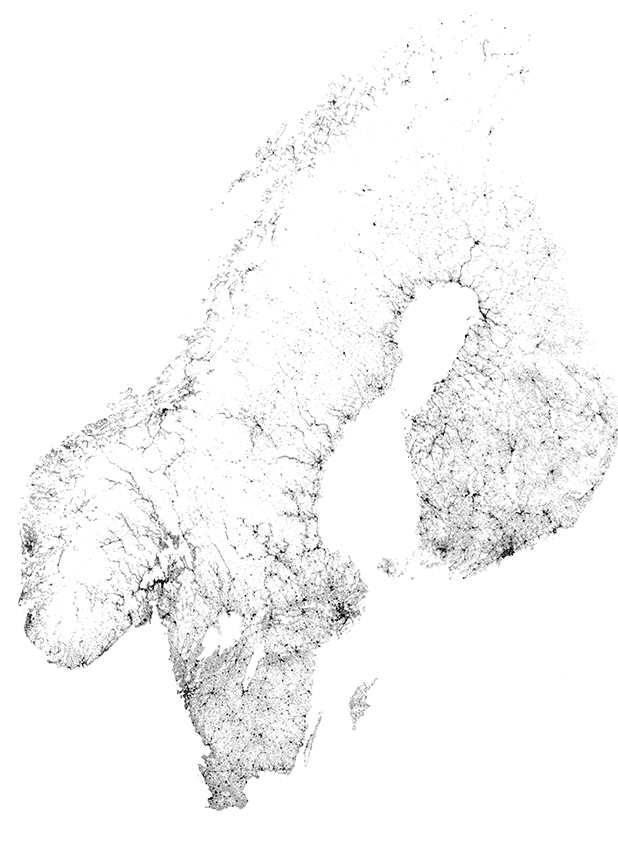
#> input picture Lab5-Comp-Model/outbreak-science-extra/epi/assets/popdens2.png, 618 x 859 px
$ jupyter execute --allow-errors simulitis-outbreak.ipynb   (shell and % lines are left out)
#> lines starting #> are read from the running program, lines starting #| are printed output that depends on the picture; after the words box and inside, x2 and y2 are one past the last pixel; in counts of white or black regions, pixels touching at a corner belong together
# Outbreak  of _simulitis_ and the SIR model

ver. 20200426 A.Lundervold  (**work in progress**)

Last updated: 2024-01-18 (using the `bmed365` conda environment)

Motivated and modified from **Max Bergren's** "[Model of a zombie outbreak in Sweden, Norway and Finland (Denmark is fine)](http://maxberggren.se/2014/11/27/model-of-a-zombie-outbreak)" (Nov 27, 2014)<br>
(https://github.com/maxberggren/blog-notebooks/blob/master/SweEbola.ipynb) and other sources.

## Learning outcome:

 - The power of Python, numerical models, and matplotlib to make interesting simulations and visualizations.


 - Numerical solution of spatio-temporal compartment models (*space* is a population density map of the Nordic countries; *time* or dynamics is the [Suceptible -> Infections -> Recovered] *SIR* epidemiological model).


 - The similarity between the **SIR model** based on epidemiological observations  (assuming "conservation of population" acroos S, I, and R), and a compartment model for **[glomerular filtration rate (GFR) model](https://github.com/arvidl/functional-kidney-imaging/blob/master/syllabus-eposter-esmrmb2016/lundervold_measurment_of_renal_perfusion_and_filtration_esmrmb_vienna_20160929_eposter_pptx.pdf)** for the kidney based on DCE-MRI and tracer kinetics (assuming "conservation of mass" across anatomical compartments).

## Theory

Inspired by Jason Cole at [Almost Looks Like Work](https://jasmcole.com) [[Going viral](http://jasmcole.com/2014/10/19/going-viral)] Max Berggren wanted to take on some modeling of disease spread. Note that this model has no claim what so ever on reflecting reality and is not to be mistaken for the Ebola epidemic in West Africa or the COVID-19. On the contrary, it's more to be viewed as some sort of fictional _simulitis_ outbreak. That said, let's assume:

Each member of the population typically progresses from **susceptible** ($S$) to **infectious** ($I$) to **recovered** ($R$). This can be shown as a flow diagram in which the boxes represent the different **compartments** and the arrows the **transition** between compartments, i.e.

Such **compartment model** is dynamic in that the numbers in each compartment may fluctuate over time. Moreover, the dynamics of an epidemic, for example the flu (or measles in the UK prior to the introduction of a vaccine in 1968), are often much faster than the dynamics of birth and death, therefore, birth and death are often omitted in simple compartmental models. The SIR system without so-called vital dynamics (birth and death, sometimes called demography) described above can be expressed by the following **set of coupled ordinary differential equations (ODEs)**:

$$
\begin{align}
u(t) & = \begin{pmatrix} S(t) \\ I(t) \\ R(t) \end{pmatrix} & f(u)   = u'(t) = \begin{pmatrix} S' \\ I' \\ R' \end{pmatrix}  = \begin{pmatrix}
  -\frac{\beta I(t) S(t)}{N}  \\
  \frac{\beta I(t) S(t)}{N} - \gamma I  \\
 \gamma I(t)
\end{pmatrix}
\end{align}
$$

where $S(t)$ is the stock of susceptible population at time $t$, $I(t)$ is the stock of infected at time $t$, $R(t)$ is the stock of recovered population at time $t$, and $N \equiv S(t)+I(t)+R(t)$ the sum of these three. The time derivatives are denoted $S'=\frac{dS(t)}{dt}$, $I'=\frac{dI(t)}{dt}$, $R'=\frac{dR(t)}{dt}$. <br>

Between compartments $S$ and $I$, the **transition rate** is $\beta I/N$, where $\beta = E p$ is the average number of contacts per person per time ($E$, exposure), multiplied by the probability ($p$) of disease transmission in a contact between a susceptible and an infectious subject, and $I/N$ is the fraction of contact occurrences that involve an infectious individual.<br>

Between compartments $I$ and $R$, the **transition rate** is $\gamma$ (simply the *rate of recovery* or *mortality*, that is, number of recovered or dead during one time unit (typically one day) divided by the total number of infected on that same day). If the *duration of the infection* is denoted $D$, then $\gamma = 1/D$, since an individual experiences one recovery (or death) in $D$ units of time. In the _simulitis_ implementation, we might later normalize the population setting $N \equiv 1$.

## Part 1
### The SIR epidemic 'simulitis' model according to "Learning Scientific Programming with Python"  [[link](https://scipython.com)]

(https://scipython.com/book/chapter-8-scipy/additional-examples/the-sir-epidemic-model)
**using [`odeint`](https://docs.scipy.org/doc/scipy-0.17.0/reference/generated/scipy.integrate.odeint.html) in the [`scipy` library](https://scipy.org/scipylib)**

[cell 1]
# Define our Python environment / libraries
import numpy as np
from scipy.integrate import odeint
import matplotlib.pyplot as plt


# Total population, N.
N = 1000
# Initial number of infected and recovered individuals, I0 and R0.
I0, R0 = 1, 0
# Everyone else, S0, is susceptible to infection initially.
S0 = N - I0 - R0
# Contact rate, beta, and mean recovery rate, gamma, (in 1/days).
beta, gamma = 0.4, 1./14
# A grid of time points (in days)
t = np.linspace(0, 160, 160)

# The SIR model differential equations.
def deriv(y, t, N, beta, gamma):
    S, I, R = y
    dSdt = -beta * S * I / N
    dIdt = beta * S * I / N - gamma * I
    dRdt = gamma * I
    return dSdt, dIdt, dRdt

# Initial conditions vector
y0 = S0, I0, R0
# Integrate the SIR equations over the time grid, t.
ret = odeint(deriv, y0, t, args=(N, beta, gamma))
S, I, R = ret.T

[cell 2]
# Plot the data on three separate curves for S(t), I(t) and R(t)
fig = plt.figure(facecolor='w', figsize=(10,6))
ax = fig.add_subplot(111) # , axis_bgcolor='#dddddd', axisbelow=True)
ax.plot(t, S/1000, 'b', alpha=0.5, lw=2, label='Susceptible')
ax.plot(t, I/1000, 'r', alpha=0.5, lw=5, label='Infected')
ax.plot(t, R/1000, 'g', alpha=0.5, lw=2, label='Recovered (or dead)')
ax.set_xlabel('Time /days')
ax.set_ylabel('Number (1000s)')
ax.set_ylim(0,1.2)
ax.yaxis.set_tick_params(length=0)
ax.xaxis.set_tick_params(length=0)
ax.grid(True) # b=None, which='major', axis='both')
legend = ax.legend()
legend.get_frame().set_alpha(0.5)
plt.show()
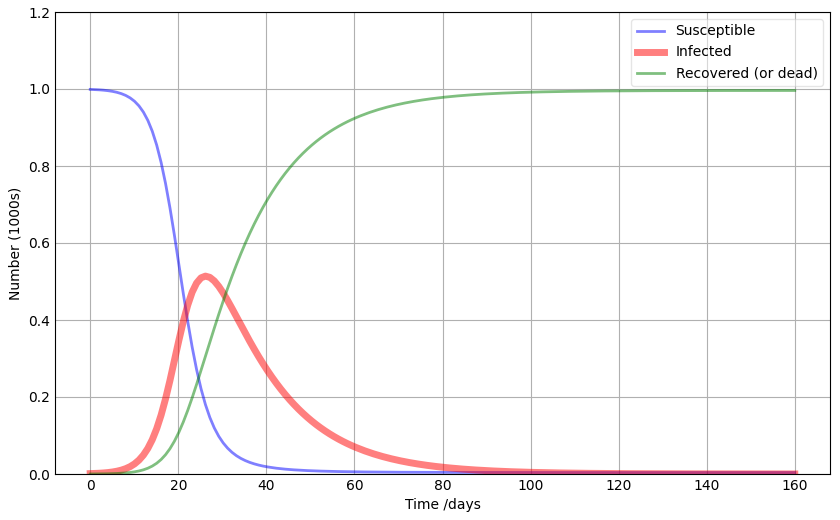
#> figure drawn by matplotlib, 1 panel; curve peaks at x = 0, y = 0.999; curve peaks at x = 26.16, y = 0.514; curve peaks at x = 160, y = 0.996

## $\rightarrow$ Your turn!

- What is the effect of doubling "social distancing", e.g. let $\beta_{new} = 0.5 \beta_{old}$<br>

- Play with the other model parameters: **removal rate** of infectives $\gamma > 0$, and the **initial conditions** $S(0)=S_0 > 0$, $I(0)=I_0 > 0$ where $R(0) = 0$.

- Note that $\rho = \frac{\gamma}{\beta}$ is a critical parameter denoted the **relative removal rate**, and its reciprocal $\sigma = \frac{\beta}{\gamma}$ is the infection's **contact rate**. The term $R_0 = \frac{\beta S_0}{\gamma}$ is called  the **basic reproduction rate** of the infection, being the number of secondary infections produced by one primary infection in a wholly susceptible population.<br>

- What happens if
  - $R_0 < 1$ ?
  - $R_0 = 1$ ?
  - $R_0 > 1$ ?
  - $R_0 \gg 1$ ?

  HINT: explore (or modify) the function below.

[cell 3]
def SIR_plot(N, S0, I0, R0, T, beta1, beta2, gamma1, gamma2):
#> called with N = 1000, S0 = 999, I0 = 1, R0 = 0, T = 160, beta1 = 0.4, beta2 = 0.2, gamma1 = 0.0714
    t = np.linspace(0, T, T)
    y0 = S0, I0, R0

    def deriv(y, t, N, beta, gamma):
        S, I, R = y
        dSdt = -beta * S * I / N
        dIdt = beta * S * I / N - gamma * I
        dRdt = gamma * I
        return dSdt, dIdt, dRdt

    ret1 = odeint(deriv, y0, t, args=(N, beta1, gamma1))
    S1, I1, R1 = ret1.T

    ret2 = odeint(deriv, y0, t, args=(N, beta2, gamma2))
    S2, I2, R2 = ret2.T


    fig, ax1 = plt.subplots(figsize=(10,6))

    ax1.plot(t, S1/1000, 'b', alpha=0.5, ls='-', lw=1, label='Susceptible (beta1=%.2f, gamma1=%.2f)' % (beta1, gamma1))
    ax1.plot(t, I1/1000, 'r', alpha=0.5, ls='-', lw=5, label='Infected')
    ax1.plot(t, R1/1000, 'g', alpha=0.5, ls='-', lw=1, label='Recovered (or dead)')
    ax1.set_xlabel('Time /days')
    ax1.set_ylabel('Number (1K) SIR-model 1')
    ax1.set_ylim(0,1.2)
    ax1.yaxis.set_tick_params(length=0)
    ax1.xaxis.set_tick_params(length=0)
    ax1.grid(True)
    legend1 = ax1.legend()
    legend1.get_frame().set_alpha(0.9)

    ax2 = ax1.twinx()  # instantiate a second axes that shares the same x-axis

    ax2.plot(t, S2/1000, 'b', alpha=0.5, ls='-.', lw=1, label='Susceptible (beta2=%.2f, gamma2=%.2f)' % (beta2, gamma2))
    ax2.plot(t, I2/1000, 'r', alpha=0.5, ls=':', lw=7, label='Infected')
    ax2.plot(t, R2/1000, 'g', alpha=0.5, ls='-.', lw=1, label='Recovered (or dead)')
    ax2.set_ylabel('Number (1K) SIR-model 2')
    ax2.set_ylim(0,1.2)
    ax2.yaxis.set_tick_params(length=0)
    legend2 = ax2.legend()
    legend2.get_frame().set_alpha(0.9)

    fig.tight_layout()
    plt.show()
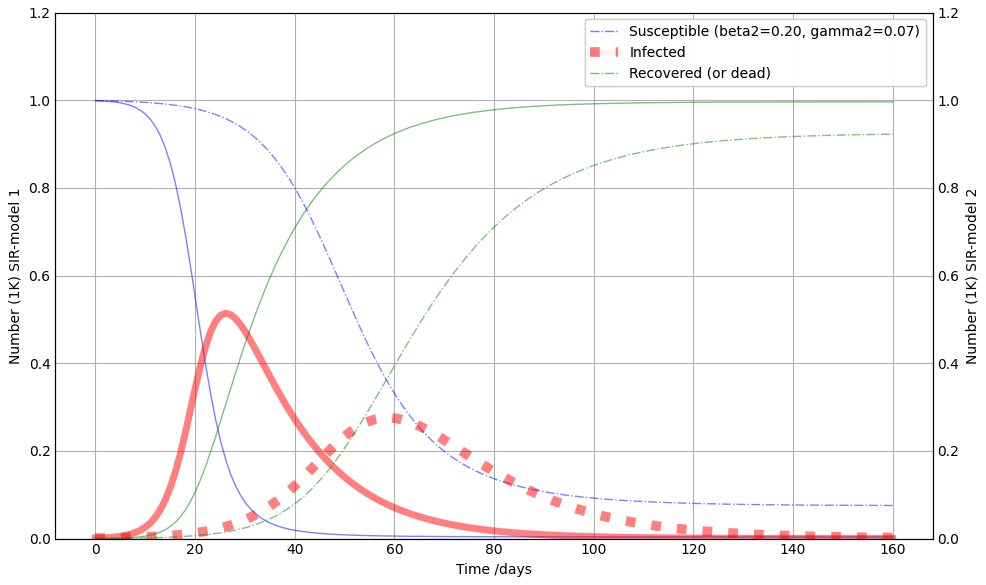
#> figure drawn by matplotlib, 2 panels; panel 1: curve peaks at x = 0, y = 0.999; panel 1: curve peaks at x = 26.16, y = 0.514; panel 1: curve peaks at x = 160, y = 0.996; panel 2: curve peaks at x = 0, y = 0.999

[cell 4]
N = 1000          # total population
I0 = 1            # initial infected
R0 = 0            # initial recovered
S0 = N - I0 - R0  # initial susceptible
T = 160           # total observation time
beta1 = 0.4
beta2 = 0.20      # "flattening the curve"
D = 14            # duration of the infection (in days)
gamma1 = 1./D
gamma2 = gamma1

SIR_plot(N, S0, I0, R0, T, beta1, beta2, gamma1, gamma2)

[cell 5]
# Your code here:

## Part 2
### The spatio-temporal  _simulitis_ model  - moving from [ODE](https://en.wikipedia.org/wiki/Ordinary_differential_equation)s to [PDE](https://en.wikipedia.org/wiki/Partial_differential_equation)s

### The SIR model again
Our _simulitis_ outbreak will obey the [SIR model](https://en.wikipedia.org/wiki/Compartmental_models_in_epidemiology#The_SIR_model_without_vital_dynamics) (Wikipedia again) where the letters S, I and R reflects different states an individual can have in a _simulitis_ endemic (or, pandemic) disease [NOTE: a **pandemic** (from Greek πᾶν, pan, 'all' and δῆμος, demos, 'people') is an **epidemic** of disease that has spread across a large region, for instance multiple continents, or worldwide; a widespread **endemic** disease with a stable number of infected people is not a pandemic]:

  * $S$ for susceptible - number of healthy individuals that potentially could turn to _simulitis_
  * $I$ for infected - number of individuals with _simulitis_
  * $R$ for removed -  number of individuals that's out of the _simulitis_ disease - either recovered or died.

We assume $S'+ I'+ R' =0$, hence $S(t) + I(t) + R(t) \equiv const = N$ ("conservation of population")

We also have the model parameters $\beta$ and $\gamma$:

  * $\beta$ is how transmittable the disease is, the *effective contact rate* of *simulitis*: an infected individual comes into contact with $\beta N$ other individuals per unit time (of which the fraction that are susceptible to acquire the disease is $S/N$) [see also above]
  * $\gamma$ is how fast you go from _simulitis_ (S) to _removed_ (R) state, i.e. the *mean recovery rate* where $1/\gamma$ is the mean period of time during which an infected individual can pass it on before being recovered (or dead).

$S' = -\beta S I$ tells us how fast people are turning into _simulitis_. $S'$ being the time derivative.

$I' = \beta S I - \gamma I$ tells us how the infected increases and how fast the infected are transitioning into the _removed_ state.

$R' = \gamma I$ just picks up the $\gamma I$ term that was negative in the previous equation.

The above model does not take into account that there must be **spatial distribution of compartments S, I, R**. So let's fix that!

One approach is to divide Norway and the Nordic countries into **a grid where every cell can infect the nearby** (we are thus moving into 2D digital image processing and analysis!). This can be described as follows:

$$
\begin{align}
 f(u)   = u'(t)  = \begin{pmatrix} S' \\ I' \\ R' \end{pmatrix} = \begin{pmatrix}
  -\beta \left(S_{i,j}I_{i,j} + S_{i-1,j}I_{i-1,j} + S_{i+1,j}I_{i+1,j} + S_{i,j-1}I_{i,j-1} + S_{i,j+1}I_{i,j+1}\right)  \\
  \beta \left(S_{i,j}I_{i,j} + S_{i-1,j}I_{i-1,j} + S_{i+1,j}I_{i+1,j} + S_{i,j-1}I_{i,j-1} + S_{i,j+1}I_{i,j+1}\right) - \gamma I_{i,j}  \\
 \gamma I_{i,j}
\end{pmatrix}
\end{align}
$$

Where $(i,j)$ represents indices (row and column) in a 2D array (image), and e.g. $S_{ij}$ being the current susceptible stock in cell (pixel) of interest and $S_{i-1,j}$, $S_{i+1,j}$, $S_{i,j-1}$, $S_{i,j+1}$ (or, $S_N$, $S_S$, $S_W$, $S_E$) being current suscptible stock in the surrounding cells (i.e. **first order neighbourhood** w.r.t [pixel connectivity](https://en.wikipedia.org/wiki/Pixel_connectivity)- the rightmost in the Figure below).

In this spatio-temporal framework we can inject a single "**patient zero**" at a specified cell, say $(i_0,j_0)$ at time $t=t_0$ for which $I(t_0) = 1$ and let the *simulitis* propagate, where we expect the infected population spreads out and more quickly through high population densities.<br>

For this model to be geographically (semi)realistic, we might employ a [**dasymetric map**](https://en.wikipedia.org/wiki/Dasymetric_map) (a type of [thematic](https://en.wikipedia.org/wiki/Thematic_map) map) showing the distribution of a variable (e.g. population density). This is spatially [more refined](https://www.tandfonline.com/doi/abs/10.1559/152304001782173727) than a [choropleth map](https://en.wikipedia.org/wiki/Choropleth_map) which only shows statistical data aggregated (uniformly) over predefined regions, assuming even distribution of the measured phenomenon within each region.

NOTE: These concepts also have a clear analogy with **image segmenation in MRI**, dealing with *multi-atlases* and various levels of *granularity*.

## Define our Python environment

[cell 6]
import numpy as np
import math
import os
from shutil import copyfile
import matplotlib.pyplot as plt
from matplotlib import rcParams
import matplotlib.image as mpimg
rcParams['font.family'] = 'serif'
rcParams['font.size'] = 16
rcParams['figure.figsize'] = 12, 8
from PIL import Image

Select some appropriate $\beta$ and $\gamma$ making sure to obtain a highly endemic situation.

NOTE:  $\beta = E \cdot p$,  where $E$ (exposure) can be related to "[social distancing](https://en.wikipedia.org/wiki/Social_distancing)" and $p$ (transmission probability) can be related to [hygiene](https://en.wikipedia.org/wiki/Hygiene),e.g. handwashing.

[cell 7]
beta = 0.050       # the exposure-transmission probability (E p) product (default=0.010)
gamma = 1./0.3     # rate of recovery or mortality (default=1)
D = 0.025          # Diffusion coefficient in the spatial diffusion term (default=0.025)

### Numerical solution of ODEs

Remember the definition of a [derivative](https://en.wikipedia.org/wiki/Derivative)? With some rearranging it can actually be used to approximate  the next step of the function when the derivative is known and $\Delta t$ is assumed to be small. By definition of $u'(t)$:

$$
u'(t) = \mathop {\lim }\limits_{\Delta t \to 0} \frac{ {u\left( {t + \Delta t } \right) - u\left( t \right)}}{\Delta t}  $$

and, by ignoring the limit and rearranging,
$$
{u\left( {t + \Delta t } \right)} \approx u\left( t \right) + u' \Delta t$$

Remember from before:

$$  f(u)   = u'(t)$$

And let's call $u\left( {t + \Delta t } \right)$ which is the function $u$ in the next time step for $u_{n+1}$, and $u(t) = u_n$ which is the current time step, then

$$  u_{n+1} = u_n + f(u)\Delta t$$

This is called the [(Explicit) Forward Euler](http://en.wikipedia.org/wiki/Euler_method) method (FE), technically a truncated [Taylor series](https://en.wikipedia.org/wiki/Taylor_series) expansion of $u(t)$ in
the $\Delta t$-neighborhood of $t$. Often, the time increment from $t$ to $t + \Delta t$ is denoted $h$ (**step size**). We assume discrete time $t = t_0, t_1, \ldots, t_T$, where $t_0$ is the initial time, $u(t_0) = u_0$ the **initial condition**, $t_n = n\cdot h$, and $T$ the total observation time. Let's write it in code:

[cell 8]
def euler_step(u, f, h):
    return u + h * f(u)

We also need $f(u)$ in code. This uses some nifty array operations by the goodness of numpy, given later.

### The spatial model - from ODEs to PDEs

Considering geographical spread, we introduce a positional variable $(x,y)$ to the model. This results in both
temporal and spatial variations. The difference from a standard ODE system is that a **diffusion** term (characterized with a fixed diffusion coefficient $D$) will be added to each equation, and we will need to introduce **[partial derivatives](https://en.wikipedia.org/wiki/Partial_derivative)**, i.e.

$$
\begin{eqnarray}
\frac{\partial S(x,y,t)}{\partial t} & = & -\beta SI + D\nabla^2 S \\
\frac{\partial I(x,y,t)}{\partial t} & = & \beta SI - \gamma I + D\nabla^2 I \\
\frac{\partial R(x,y,t)}{\partial t} & =  &\gamma I + D\nabla^2 R
\end{eqnarray}
$$

#### The 2D diffusion term

In general, the [**diffusion equation**](https://en.wikipedia.org/wiki/Diffusion_equation) is formulated as
$$
{\frac {\partial \phi (\mathbf {r} ,t)}{\partial t}}=\nabla \cdot {\big [}D(\phi ,\mathbf {r} )\ \nabla \phi (\mathbf {r} ,t){\big ]}
$$

where $\phi (\mathbf {r} ,t)$ is the density of the diffusing material (e.g. "stock of susceptible individuals") at location $\mathbf {r}$ and time $t$ and $D(\phi ,\mathbf {r} )$ is the collective diffusion coefficient (e.g. "ease of spread") for density $\phi$ at location $\mathbf {r}$; and *nabla* ($\nabla$) represents the [vector differential operator](https://en.wikipedia.org/wiki/Differential_operator).

One of the most frequently seen differential operators, and the one being relevant here, is the [Laplacian operator](https://en.wikipedia.org/wiki/Laplace_operator), defined (in 2D+time) by

$$
\Delta =\nabla ^{2}= {\partial ^{2} \phi(x,y,t) \over \partial x^{2}} + {\partial ^{2} \phi(x,y,t) \over \partial y^{2}} = \phi_{xx} + \phi_{yy}.
$$

If the diffusion coefficient depends on the density then the equation is *nonlinear*, otherwise it is *linear* (as we will assume, i.e. all the compartments have the same [diffusion coefficient](https://en.wikipedia.org/wiki/Mass_diffusivity) $D$: $D(\phi ,\mathbf {r} ) \equiv D$ and *isotropic*, cfr. [Fick's second law](https://en.wikipedia.org/wiki/Fick%27s_laws_of_diffusion)).

The 2D diffusion equation can then be written $$ u_{t} = D(u_{xx} + u_{yy})$$

assuming all the compartments have the same [diffusion coefficient](https://en.wikipedia.org/wiki/Mass_diffusivity) $D$.

Omitting some technicalities and introducing some simplifications, the system can be discretized with **[forward Euler](https://en.wikipedia.org/wiki/Euler_method) in time** and **[centered difference](https://en.wikipedia.org/wiki/Finite_difference) in space** (see also [Torbjørn P Seland](https://www.linkedin.com/in/torbj%C3%B8rn-seland-b0120533/?originalSubdomain=no). *Mathematical analysis of epidemic systems: Comparison of different models*. [MSc Thesis](https://www.duo.uio.no/bitstream/handle/10852/43534/TorbjornSelandThesis.pdf?sequence=1&isAllowed=y), University of Oslo, Decemeber 2014, Chapter 3), and with [Neumann boundary condition](https://en.wikipedia.org/wiki/Neumann_boundary_condition)

Our spatio-temporal model $f(u) = f(S, I, R)$ is then defined as (see [Max Bergren](https://github.com/maxberggren/blog-notebooks/blob/master/SweEbola.ipynb)) :

[cell 9]
# No explicit diffusion coefficient
# [28 lines left out: function ff, not called in this run]

[cell 10]
# With explicit D
# [34 lines left out: function f, not called in this run]

### Population density maps

Here we import a map with the (not so recent) **population density  of the Nordic countries** and downsample it to make the solving time reasonably fast.<br>
Alternatively, for simulation purposes, we could be using [Perlin noise](https://en.wikipedia.org/wiki/Perlin_noise) to produce natural appearing textures on computer generated surfaces for image [synthesis](https://en.wikipedia.org/wiki/Texture_synthesis).

[cell 11]
from PIL import Image
img = Image.open('./assets/popdens2.png')
#> img is the input picture: PIL image 618x859 RGB; min 0, max 255, mean 247.2
img = img.resize((img.size[0]//2,img.size[1]//2)) # down-sampling
#> img: PIL image 309x429 RGB
img = 255 - np.asarray(img)
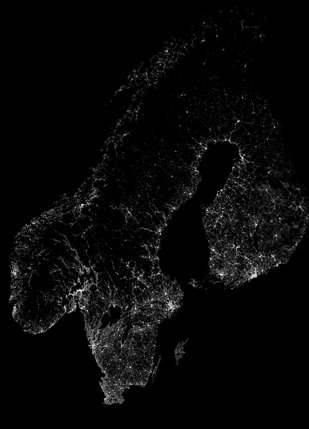
#> img: shape (429, 309, 3); min 0, max 254, mean 7.9

fig = plt.figure(figsize=(15,10))
plt.subplot(1, 2, 1)
imgplot1 = plt.imshow(3*img)
imgplot1.set_interpolation('nearest')

# Bergen area
xmn, xmx = 0, 40
ymn, ymx = 260, 290
# Patient zero cell (to be marked red)
y0, x0 = 275, 30

img_bergen = img[ymn:ymx, xmn:xmx]
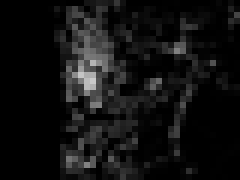
#> img_bergen: shape (30, 40, 3) (shown 6 times larger); min 0, max 201, mean 17.2
img_bergen[y0-ymn,x0-xmn,0] = 255
#> img_bergen: shape (30, 40, 3); 0.08% of pixels changed, all inside (x1, y1, x2, y2) = (30, 15, 31, 16)
img_bergen[y0-ymn,x0-xmn,1] = 255
#> img_bergen: shape (30, 40, 3); mean R, G, B 17.4, 17.4, 17.2
#> (the rest of the program and of its run is left out)
